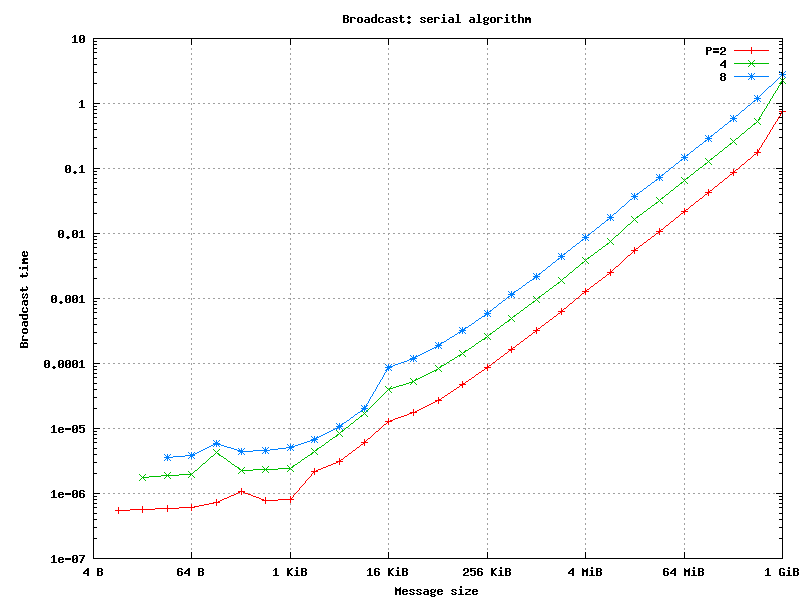

The gnuplot source for this figure:
set term png size 800,600
set output 'serial.png'

set title "Broadcast: serial algorithm"
set grid

set xlabel "Message size"
set logscale x 2
set xrange [4:1073741824]
set xtics ("4 B" 4,  "64 B" 64,  "1 KiB" 1024,  "16 KiB" 16384,  "256 KiB" 262144,  "4 MiB" 4194304, "64 MiB" 67108864, "1 GiB" 1073741824)

set ylabel "Broadcast time"
set logscale y 10
set yrange [1e-7:1e1]
set mytics 10

plot "serial-2.dat" using 2:3 title 'P=2' with linespoints, \
     "serial-4.dat" using 2:3 title '4' with linespoints, \
     "serial-8.dat" using 2:3 title '8' with linespoints

# eof
